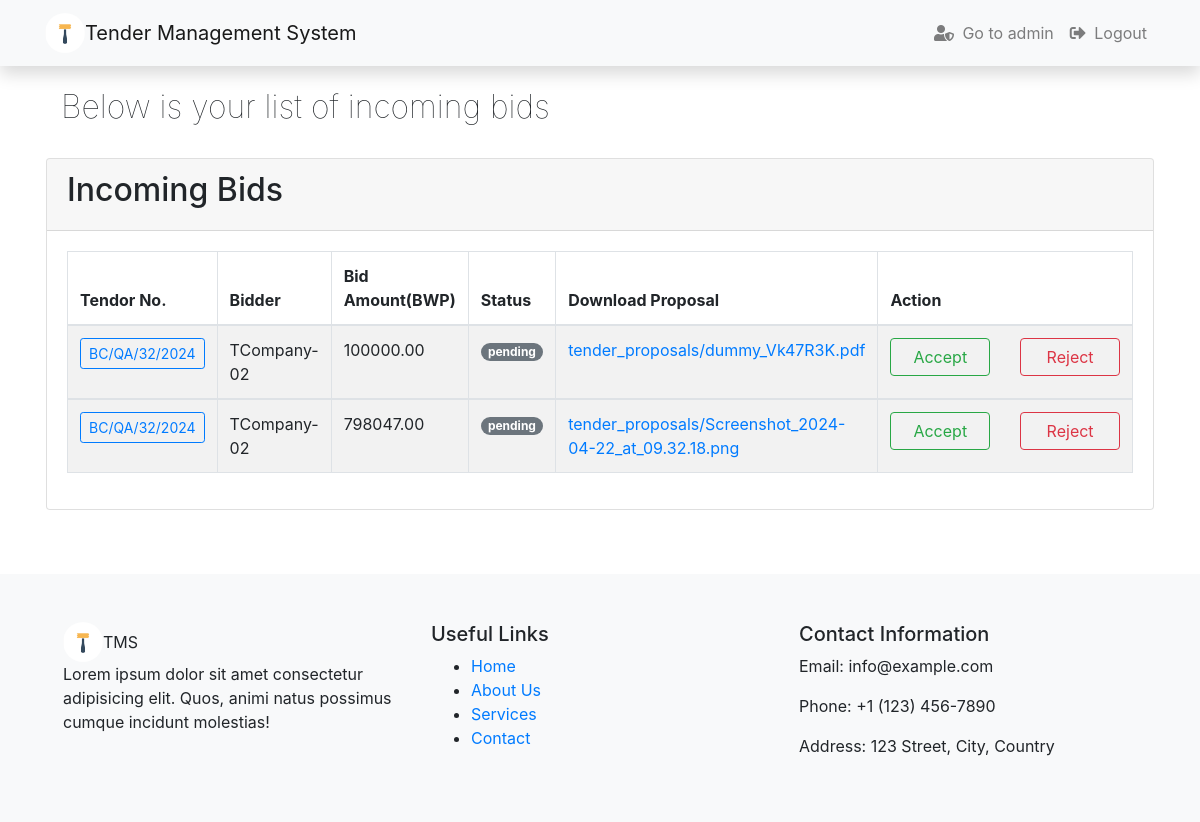
Before: /bids/incoming (signed in) with the older database file.
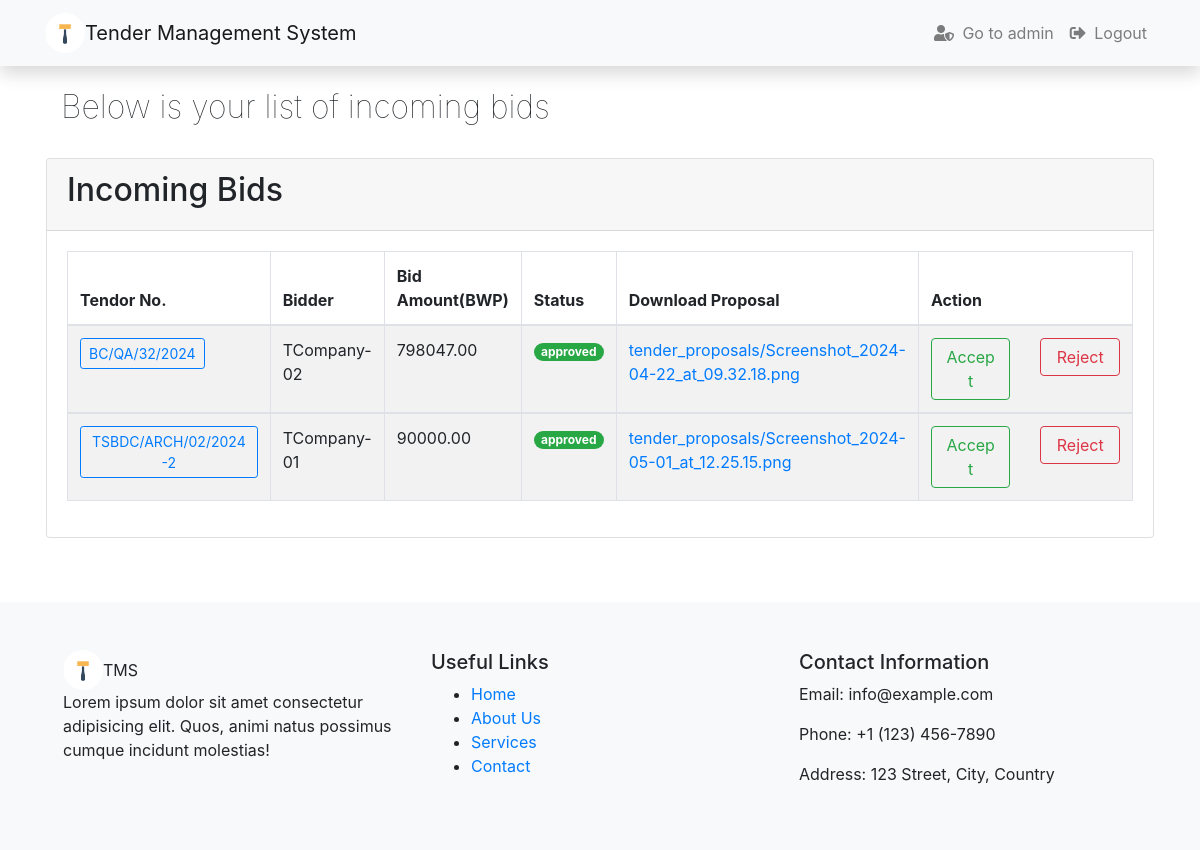
After: the same page with the newer database file.
### bid/models.py (models this page shows)
class Bid(models.Model):
    status_choices = [
        ('pending', 'Pending'),
        ('rejected', 'Rejected'),
        ('approved', 'Approved'),
    ]
    tender = models.ForeignKey(Tender, on_delete=models.CASCADE)
    bidder = models.ForeignKey(User, on_delete=models.CASCADE)
    bid_amount = models.DecimalField(max_digits=10, decimal_places=2)
    document = models.FileField(upload_to='tender_proposals/')
    status = models.CharField(max_length=20, choices=status_choices, default='pending')

### tender/models.py (models this page shows, shortened)
class Tender(models.Model):
    status_choices = [
        ('assigned', 'Assigned'),
        ('available', 'Available'),
        ('expired', 'Expired'),
    ]
    tender_no = models.CharField(max_length=20, unique=True)
    title = models.CharField(max_length=200)
    description = models.TextField()
    category = models.ForeignKey(Category, on_delete=models.DO_NOTHING)
    location = models.CharField(max_length=100)
    created_at = models.DateTimeField(auto_now_add=True)
    updated_at = models.DateTimeField(auto_now=True)
    status = models.CharField(max_length=20, choices=status_choices, default='available')
    document = models.FileField(upload_to='tender_documents/')
    publisher = models.ForeignKey(User, on_delete=models.PROTECT,related_name='owned_tenders')
    winner = models.ForeignKey(User, on_delete=models.PROTECT, null=True, blank=True, related_name='won_tenders')
    watchers = models.ManyToManyField(User, related_name='watchlist', blank=True)
    due_date = models.DateField()

### bid/views.py (the view)
# urls.py: path('incoming', views.bid_incoming, name='bid_incoming'),
@login_required
def bid_incoming(request):
    owner = request.user
    bidsByOwner = Bid.objects.exclude(bidder = owner)
    return render(request,'bids/bid-incoming.html',{
             'Bids': bidsByOwner
        })

### templates/bids/bid-incoming.html (shortened to what this page needs)
{%extends 'base.html'%} {% block content%} {%if user.is_authenticated%}
<div class="container mt-4 p-3">
  <div class="container mt-5 mb-5 text-center">
    <div class="row">
      <div class="col-md-12 mb-4">
        <div class="title-wrap d-flex justify-content-between">
          <div class="title-box">
            <h2 class="title-a" style="font-weight: 100">
              Below is your list of incoming bids
            </h2>
          </div>
        </div>
      </div>
      <div class="card">
        <div class="card-header text-left">
          <h2>Incoming Bids</h2>
        </div>
        <div class="card-body">
          <div class="table-responsive">
            <table class="table table-striped table-bordered text-left">
              <thead>
                <tr>
                  <th>Tendor No.</th>
                  <th>Bidder</th>
                  <th>Bid Amount(BWP)</th>
                  <th>Status</th>
                  <th>Download Proposal</th>
                  <th style="width: 700px">Action</th>
                </tr>
              </thead>
              {% if Bids %} {%for bid in Bids%}
              <tbody>
                <td>
                  <a
                    href="{% url 'tender' bid.tender.id %}"
                    class="btn btn-sm btn-outline-primary"
                    >{{bid.tender.tender_no}}
                  </a>
                </td>
                <td>{{bid.bidder.username}}</td>
                <td>{{bid.bid_amount}}</td>
                {%if bid.status == 'approved'%}
                <td>
                  <span class="badge badge-pill badge-success"
                    >{{bid.status}}</span
                  >
                </td>
                {%elif bid.status == 'pending'%}
                <td>
                  <span class="badge badge-pill badge-secondary"
                    >{{bid.status}}</span
                  >
                </td>
                {%else%}
                <td>
                  <span class="badge badge-pill badge-danger"
                    >{{bid.status}}</span
                  >
                </td>
                {%endif%}
                <td>
                  <a
                    type="button"
                    class="link-primary"
                    href="{{bid.document.url}}"
                  >
                    {{bid.document.name}}
                  </a>
                </td>
                <td>
                  <div class="row">
                    <div class="col-md-6">
                      <a
                        href="{% url 'approve_bid' bid.id %}"
                        class="btn btn-block btn-outline-success"
                      >
                        Accept
                      </a>
                    </div>
                    <div class="col-md-6">
                      <a
                        href="{% url 'reject_bid' bid.id %}"
                        class="btn btn-block btn-outline-danger"
                      >
                        Reject
                      </a>
                    </div>
                  </div>
                </td>
                {%endfor%} {% endif%}
            </table>
          </div>
        </div>
      </div>
    </div>
  </div>
</div>
{%endif%} {%endblock%}

### templates/base.html (shortened to what this page needs)
{%load static%}
<!DOCTYPE html>
<html lang="en">
  <head>
    <link
      href="https://maxcdn.bootstrapcdn.com/bootstrap/4.5.2/css/bootstrap.min.css"
      rel="stylesheet"
    />
    <link
      href="https://cdnjs.cloudflare.com/ajax/libs/font-awesome/5.15.4/css/all.min.css"
      rel="stylesheet"
    />
    <link rel="stylesheet" href="{% static 'css/style.css' %}" />
  </head>
  <body>
    {% include 'partials/navbar.html' %}
    {% block content %} {% endblock %} {% include 'partials/alert.html' %}
    {% include 'partials/footer.html' %}
  </body>
</html>

### templates/partials/navbar.html (shortened to what this page needs)
{%load static%}
<nav class="navbar navbar-expand-lg navbar-light bg-light shadow fixed-top">
  <div class="container">
    <a class="navbar-brand" href="{% url 'index' %}">
      <div class="d-flex align-items-center">
        <div
          class="rounded-circle overflow-hidden"
          style="width: 40px; height: 40px"
        >
          <img
            src="{% static 'images/logo.png' %}"
            alt="Tender Management System Logo"
            class="w-100 h-100"
          />
        </div>
        Tender Management System
      </div>
    </a>
    <div class="collapse navbar-collapse" id="navbarNav">
      <ul class="navbar-nav ml-auto">
        {%if user.is_authenticated%}
        {% if user.is_superuser %}
        <li class="nav-item">
          <a class="nav-link" href="admin/"
            ><i class="fas fa-user-shield mr-1"></i> Go to admin</a
          >
        </li>
        {% endif %}
        <li class="nav-item">
          <a class="nav-link" href="{% url 'logout' %}"
            ><i class="fas fa-sign-out-alt mr-1"></i> Logout</a
          >
        </li>
        {%endif%}
      </ul>
    </div>
  </div>
</nav>

### templates/partials/footer.html
{%load static%}
<footer class="footer bg-light p-5">
  <div class="container">
    <div class="row">
      <div class="col-md-4">
        <div class="d-flex align-items-center">
          <div
            class="rounded-circle overflow-hidden"
            style="width: 40px; height: 40px"
          >
            <img
              src="{% static 'images/logo.png' %}"
              alt="Tender Management System Logo"
              class="w-100 h-100"
            />
          </div>
          TMS
        </div>
        <p>
          Lorem ipsum dolor sit amet consectetur adipisicing elit. Quos, animi
          natus possimus cumque incidunt molestias!
        </p>
      </div>
      <div class="col-md-4">
        <div class="footer-links">
          <h5>Useful Links</h5>
          <ul>
            <li><a href="{% url 'index'%}">Home</a></li>
            <li><a href="{% url 'about'%}">About Us</a></li>
            <li><a href="#">Services</a></li>
            <li><a href="#">Contact</a></li>
          </ul>
        </div>
      </div>
      <div class="col-md-4">
        <h5>Contact Information</h5>
        <p>Email: info@example.com</p>
        <p>Phone: +1 (123) 456-7890</p>
        <p>Address: 123 Street, City, Country</p>
      </div>
    </div>
  </div>
</footer>

Changed rows visible on the page:
removed Bid: tender.tender_no "BC/QA/32/2024", bidder.username "TCompany-02", bid_amount "100000.00", status "pending", document.name "tender_proposals/dummy_Vk47R3K.pdf"
changed Bid "tender_proposals/Screenshot_2024-04-22_at_09.32.18.png": status "pending" → "approved"
added Bid: tender.tender_no "TSBDC/ARCH/02/2024-2", bidder.username "TCompany-01", bid_amount "90000.00", status "approved", document.name "tender_proposals/Screenshot_2024-05-01_at_12.25.15.png"
